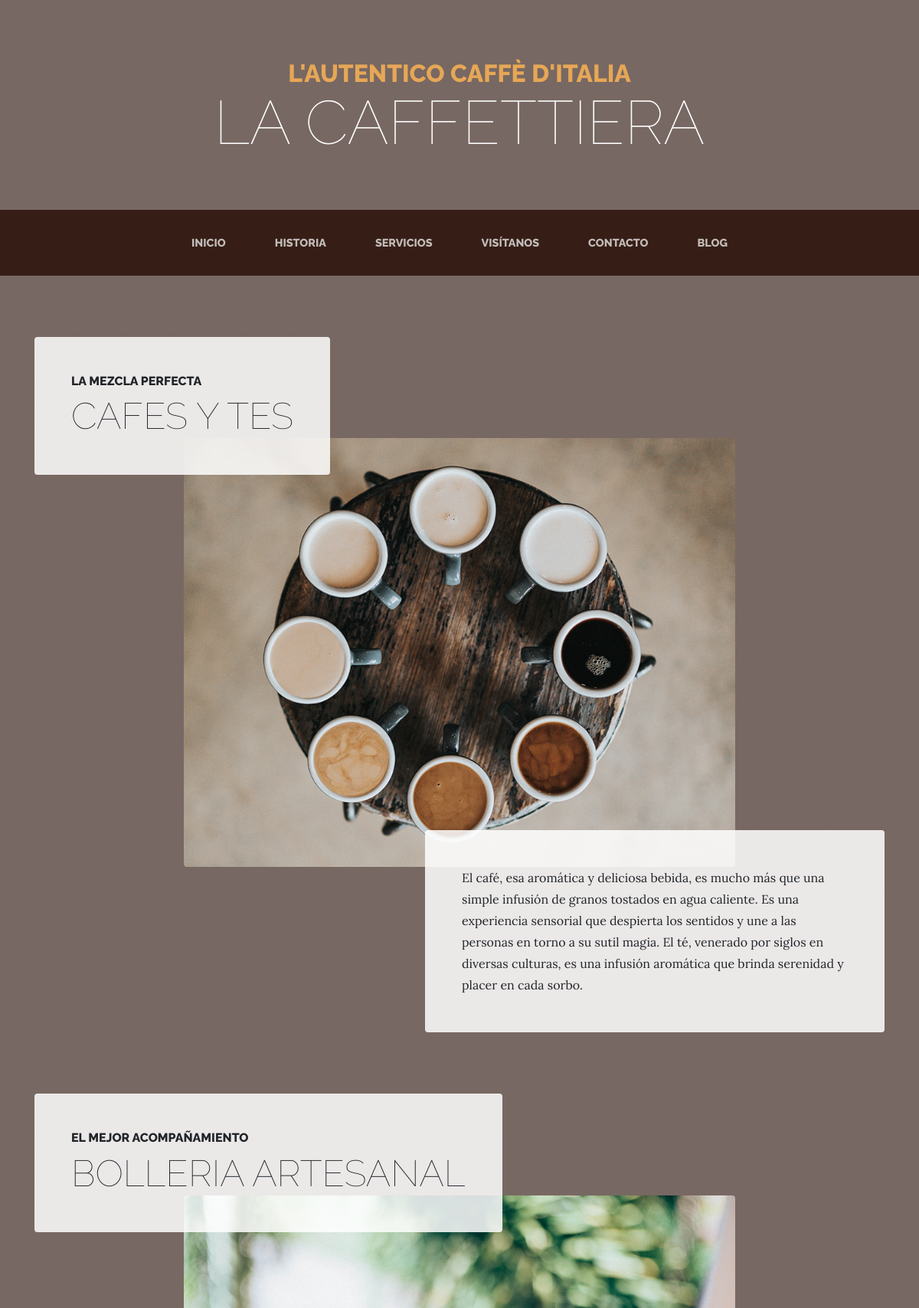
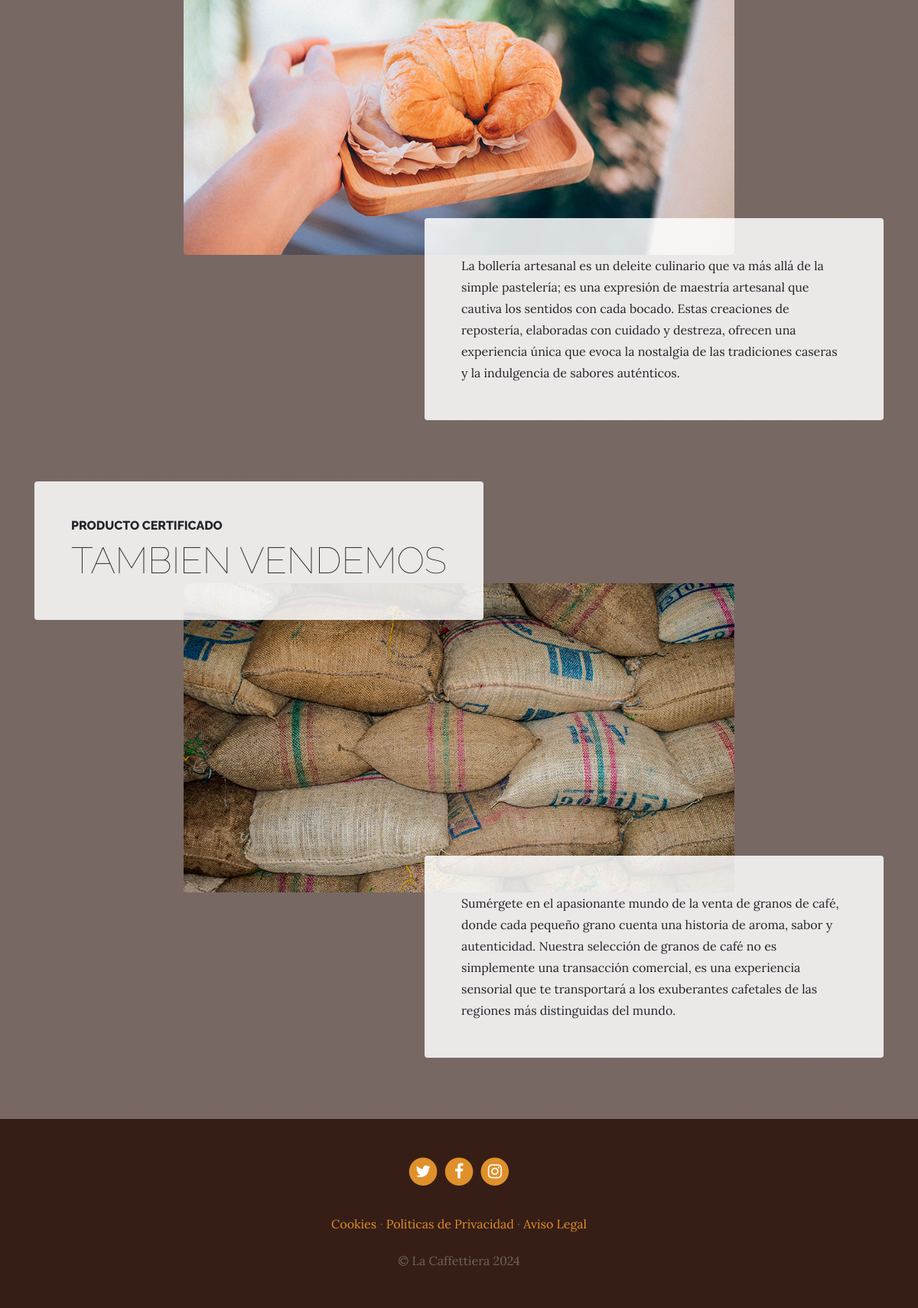
The app's page /services/services/ with its own data (2 pictures, top to bottom).
### services/models.py (models this page shows, shortened)
class Service(models.Model):
    title= models.CharField(max_length=200, verbose_name='Título')
    subtitle= models.CharField(max_length=200, verbose_name='Subtítulo')
    content= models.TextField(verbose_name='Contenido')
    image= models.ImageField(upload_to='services', verbose_name='Imagen')
    created_at= models.DateTimeField(auto_now_add=True)
    updated_at= models.DateTimeField(auto_now=True)
    class Meta:
        verbose_name= 'Servicio'
        verbose_name_plural= 'Servicios'
        ordering= ['created_at']

### pages/models.py (models this page shows, shortened)
class Page(models.Model):
    title = models.CharField(verbose_name="Titulo", max_length=200)
    content= RichTextField(verbose_name="Contenido")
    order= models.IntegerField(verbose_name="Orden", default=0)
    created= models.DateTimeField(auto_now_add=True)
    updated= models.DateTimeField(auto_now=True)
    class Meta:
        verbose_name= 'Pagina'
        verbose_name_plural= 'Paginas'
        ordering = ['order','title']

### services/views.py (the view)
# urls.py: path('services/', views.services, name="services"),
def services(request):
    services = Service.objects.all()  # esto crea una lista de todos los objetos de la clase Service
    return render(request, 'services/services.html', {"services": services})

### pages/templatetags/pages_extras.py (called while the page is built)
@register.simple_tag
def get_page_list():
    pages=Page.objects.all()
    return pages

### social/proccesors.py (called while the page is built)
def ctx_dict(request):
    ctx= {}
    links=Links.objects.all()
    for link in links:
        ctx[link.link]=link.url
    return ctx

### services/templates/services/services.html
{% extends "core/base.html" %}
{% load static %}
{% block content %}
{%for service in services %}
<section class="page-section">
    <div class="container">
      <div class="product-item">
        <div class="product-item-title d-flex">
          <div class="bg-faded p-5 d-flex mr-auto rounded">
            <h2 class="section-heading mb-0">
              <span class="section-heading-upper">{{ service.subtitle }}</span>
              <span class="section-heading-lower">{{ service.title }}</span>
            </h2>
          </div>
        </div>
        <img class="product-item-img mx-auto d-flex rounded img-fluid mb-3 mb-lg-0" src="{{ service.image.url }}" alt="">
        <div class="product-item-description d-flex ml-auto">
          <div class="bg-faded p-5 rounded">
            <p class="mb-0">{{ service.content }}</p>
          </div>
        </div>
      </div>
    </div>
  </section>
{% endfor%}
{% endblock %}

### core/templates/core/base.html (shortened to what this page needs)
<!DOCTYPE html>
<html lang="es">
  <head>
    {% load static %}
    <link href="{% static 'core/vendor/bootstrap/css/bootstrap.min.css' %}" rel="stylesheet">
    <link href="{% static 'core/vendor/font-awesome/css/font-awesome.min.css' %}" rel="stylesheet" type="text/css">
    <link href="{% static 'core/css/business-casual.css' %}" rel="stylesheet">
  </head>
  <body>
    <h1 class="site-heading text-center text-white d-none d-lg-block">
      <span class="site-heading-upper text-primary mb-3">L'autentico caffè d'italia</span>
      <span class="site-heading-lower">La Caffettiera</span>
    </h1>
    <nav class="navbar navbar-expand-lg navbar-dark py-lg-4" id="mainNav">
      <div class="container">
        <div class="collapse navbar-collapse" id="navbarResponsive">
          <ul class="navbar-nav mx-auto">
            <li class="nav-item  px-lg-4" {% if request.path == '/' %} active {% endif %}>
              <a class="nav-link text-uppercase text-expanded" href="{% url 'home' %}">Inicio</a>
            </li>
            <li class="nav-item px-lg-4 {% if request.path == '/about/' %} active {% endif %}">
              <a class="nav-link text-uppercase text-expanded" href="{% url 'about' %}">Historia</a>
            </li>
            <li class="nav-item px-lg-4 {% if request.path == '/services/' %} active {% endif %}">
              <a class="nav-link text-uppercase text-expanded" href="{% url 'services' %}">Servicios</a>
            </li>
            <li class="nav-item px-lg-4 {% if request.path == '/store/' %} active {% endif %}">
              <a class="nav-link text-uppercase text-expanded" href="{% url 'store' %}">Visítanos</a>
            </li>
            <li class="nav-item px-lg-4 {% if request.path == '/contact/' %} active {% endif %}">
              <a class="nav-link text-uppercase text-expanded" href="{% url 'contact' %}">Contacto</a>
            </li>
            <li class="nav-item px-lg-4 {% if request.path|slice:":6" == '/blog/' %} active {% endif %}">
              <a class="nav-link text-uppercase text-expanded" href="{% url 'blog' %}">Blog</a>
            </li>
          </ul>
        </div>
      </div>
    </nav>
    {% block content %} {% endblock %}
    <footer class="footer text-faded text-center py-5">
      <div class="container">
        <p class="m-0">
          {% if LINK_TWITER%}
	        <a href="{{LINK_TWITER}}" class="link">
	          <span class="fa-stack fa-lg">
	            <i class="fa fa-circle fa-stack-2x"></i>
	            <i class="fa fa-twitter fa-stack-1x fa-inverse"></i>
	          </span>
	        </a>
          {% endif %}
          {% if LINK_FACEBOOCK %}
	        <a href="{{LINK_FACEBOOCK}}" class="link">
	          <span class="fa-stack fa-lg">
	            <i class="fa fa-circle fa-stack-2x"></i>
	            <i class="fa fa-facebook fa-stack-1x fa-inverse"></i>
	          </span>
	        </a>
          {% endif %}
          {% if LINK_INSTAGRAM %}
	        <a href="{{LINK_INSTAGRAM}}" class="link">
	          <span class="fa-stack fa-lg">
	            <i class="fa fa-circle fa-stack-2x"></i>
	            <i class="fa fa-instagram fa-stack-1x fa-inverse"></i>
	          </span>
	        </a>
          {% endif %}
	    </p>
        <p class="m-0 mbt">
          {% load pages_extras %}
          {% get_page_list as page_list %}
          {% for page in page_list %}
            <a href="{% url 'page' page.id page.title|slugify %}" class="link">{{page.title}}</a> {% if not forloop.last %}·{% endif %}
          {% endfor %}
		</p>
        <p class="m-0 mbt1">&copy; La Caffettiera 2024</p>
      </div>
	</footer>
  </body>
</html>

### core/static/core/css/business-casual.css (style rules this page uses)
body { font-family: 'Lora'; background: linear-gradient(rgba(47, 23, 15, 0.65), rgba(47, 23, 15, 0.65)), url("../img/bg.jpg"); background-attachment: fixed; background-position: center; background-size: cover; }
h1, h2, h3, h4, h5, h6 { font-family: 'Raleway'; }
p { line-height: 1.75; }
.text-faded { color: rgba(255, 255, 255, 0.3); }
.site-heading { margin-top: 5rem; margin-bottom: 5rem; text-transform: uppercase; line-height: 1; font-family: 'Raleway'; }
.site-heading .site-heading-upper { display: block; font-size: 2rem; font-weight: 800; }
.site-heading .site-heading-lower { font-size: 5rem; font-weight: 100; line-height: 4rem; }
.page-section { margin-top: 5rem; margin-bottom: 5rem; }
.section-heading { text-transform: uppercase; }
.section-heading .section-heading-upper { display: block; font-size: 1rem; font-weight: 800; padding-bottom:.5rem; }
.section-heading .section-heading-lower { display: block; font-size: 3rem; font-weight: 100; }
.bg-faded { background-color: rgba(255, 255, 255, 0.85); }
#mainNav { background-color: rgba(47, 23, 15, 0.9); font-family: 'Raleway'; }
#mainNav .navbar-nav .nav-item .nav-link { color: rgba(255, 255, 255, 0.7); font-weight: 800; }
@media (min-width: 992px) { #mainNav .navbar-nav .nav-item .nav-link { font-size: 0.9rem; } }
@media (min-width: 992px) { .product-item .product-item-title { position: relative; z-index: 1; margin-bottom: -3rem; } }
@media (min-width: 992px) { .product-item .product-item-img { position: relative; z-index: 0; max-width: 60vw; } }
@media (min-width: 992px) { .product-item .product-item-description { position: relative; z-index: 1; margin-top: -3rem; max-width: 50vw; } }
.footer { background-color: rgba(47, 23, 15, 0.9); }
.text-primary { color: #e6a756 !important; }
.mbt { padding-top: 2rem; }
.mbt1 { padding-top: 1.25rem; }
a.link { color: #df902a; }

### records on screen
Service: subtitle "LA MEZCLA PERFECTA", title "CAFES Y TES", image (picture), content "El café, esa aromática y deliciosa bebida, es mucho más que una simple infusión de granos tostados en agua caliente. Es una experiencia sensorial que despierta los sentidos y une a las personas en torno a su sutil magia. El té, venerado por siglos en diversas culturas, es una infusión aromática que brinda serenidad y placer en cada sorbo."
Service: subtitle "EL MEJOR ACOMPAÑAMIENTO", title "BOLLERIA ARTESANAL", image (picture), content "La bollería artesanal es un deleite culinario que va más allá de la simple pastelería; es una expresión de maestría artesanal que cautiva los sentidos con cada bocado. Estas creaciones de repostería, elaboradas con cuidado y destreza, ofrecen una experiencia única que evoca la nostalgia de las tradiciones caseras y la indulgencia de sabores auténticos."
Service: subtitle "PRODUCTO CERTIFICADO", title "TAMBIEN VENDEMOS", image (picture), content "Sumérgete en el apasionante mundo de la venta de granos de café, donde cada pequeño grano cuenta una historia de aroma, sabor y autenticidad. Nuestra selección de granos de café no es simplemente una transacción comercial, es una experiencia sensorial que te transportará a los exuberantes cafetales de las regiones más distinguidas del mundo."
Page: title "Cookies"
Page: title "Politicas de Privacidad"
Page: title "Aviso Legal"
